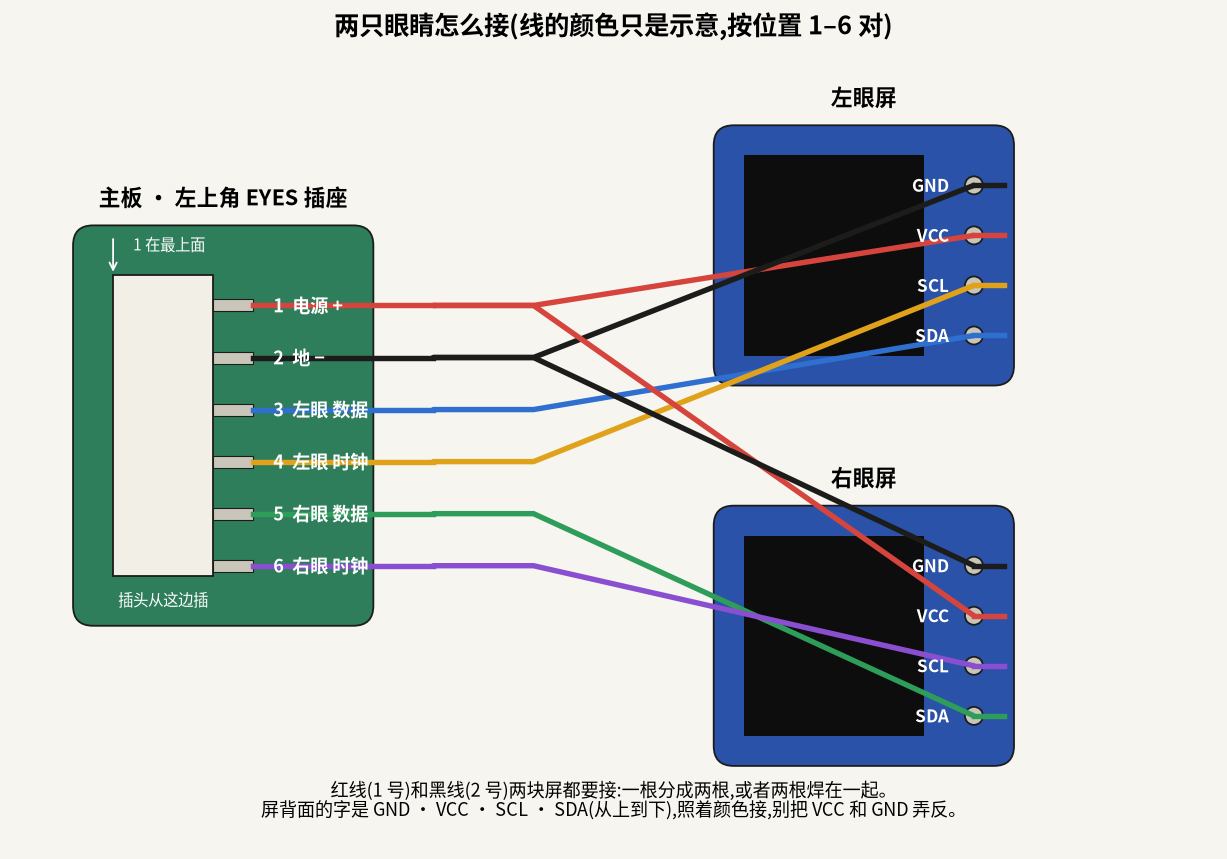

Reproduce this figure in Python.
#!/usr/bin/env python3
"""Beginner wiring card: EYES connector (J3) -> two 0.96" OLED eyes (pins GND VCC SCL SDA).
Usage: python3 hardware/guide/eyes_wiring.py <out.png>"""
import sys
import matplotlib
matplotlib.use('Agg')
matplotlib.rcParams['font.family'] = 'sans-serif'
matplotlib.rcParams['font.sans-serif'] = ['Noto Sans CJK SC', 'DejaVu Sans']
import matplotlib.pyplot as plt
from matplotlib.patches import Rectangle, FancyBboxPatch, Circle

COL = {'3V3': '#d6453d', 'GND': '#1c1c1a', 'SDA0': '#2f6fd0', 'SCL0': '#e0a21b', 'SDA1': '#2f9d5a', 'SCL1': '#8a4fd0'}
J3 = ['3V3', 'GND', 'SDA0', 'SCL0', 'SDA1', 'SCL1']
NAME = {'3V3': '电源 +', 'GND': '地 −', 'SDA0': '左眼 数据', 'SCL0': '左眼 时钟', 'SDA1': '右眼 数据', 'SCL1': '右眼 时钟'}
SCREEN = ['GND', 'VCC', 'SCL', 'SDA']

fig, ax = plt.subplots(figsize=(12, 8), facecolor='#f6f5f0')
ax.set_facecolor('#f6f5f0'); ax.set_xlim(0, 120); ax.set_ylim(0, 80); ax.axis('off'); ax.set_aspect('equal')
# board connector
ax.add_patch(FancyBboxPatch((6, 22), 30, 40, boxstyle='round,pad=0,rounding_size=2', fc='#2e7d5b', ec='#1c1c1a'))
ax.text(21, 64, '主板 · 左上角 EYES 插座', ha='center', fontsize=12, weight='bold')
ax.add_patch(Rectangle((10, 27), 10, 30, fc='#f2efe6', ec='#1c1c1a'))
ys = {}
for i, n in enumerate(J3):
    y = 54 - i * 5.2; ys[n] = y
    ax.add_patch(Rectangle((20, y - 0.6), 4, 1.2, fc='#c9c5b8', ec='#1c1c1a', lw=0.6))
    ax.text(26, y, f'{i + 1}  {NAME[n]}', va='center', fontsize=10, color='white', weight='bold')
ax.text(15, 24, '插头从这边插', ha='center', fontsize=8.5, color='white')
ax.annotate('', (10, 57), (10, 61), arrowprops=dict(arrowstyle='->', color='white'))
ax.text(12, 59.5, '1 在最上面', fontsize=8.5, color='white')

def screen(x0, y0, title, sda, scl):
    ax.add_patch(FancyBboxPatch((x0, y0), 30, 26, boxstyle='round,pad=0,rounding_size=2', fc='#2a52a8', ec='#1c1c1a'))
    ax.add_patch(Rectangle((x0 + 3, y0 + 3), 18, 20, fc='#0d0d0d'))
    ax.text(x0 + 15, y0 + 28, title, ha='center', fontsize=12, weight='bold')
    pins = {}
    for j, p in enumerate(SCREEN):
        y = y0 + 20 - j * 5
        ax.add_patch(Circle((x0 + 26, y), 0.9, fc='#c9c5b8', ec='#1c1c1a'))
        ax.text(x0 + 23.5, y, p, ha='right', va='center', fontsize=9.5, color='white', weight='bold')
        pins[p] = (x0 + 26, y)
    for p, net in (('VCC', '3V3'), ('GND', 'GND'), ('SDA', sda), ('SCL', scl)):
        px, py = pins[p]
        ax.plot([42, 52, px], [ys[net], ys[net], py], color=COL[net], lw=3, solid_capstyle='round')
        ax.plot([px, px + 3], [py, py], color=COL[net], lw=3)

screen(70, 46, '左眼屏', 'SDA0', 'SCL0')
screen(70, 8, '右眼屏', 'SDA1', 'SCL1')
for n, y in ys.items():
    ax.plot([24, 42], [y, y], color=COL[n], lw=3)
ax.text(60, 3, '红线(1 号)和黑线(2 号)两块屏都要接:一根分成两根,或者两根焊在一起。\n'
        '屏背面的字是 GND · VCC · SCL · SDA(从上到下),照着颜色接,别把 VCC 和 GND 弄反。',
        ha='center', fontsize=10)
ax.set_title('两只眼睛怎么接(线的颜色只是示意,按位置 1–6 对)', fontsize=14, weight='bold')
fig.savefig(sys.argv[1], dpi=130, facecolor='#f6f5f0', bbox_inches='tight')
